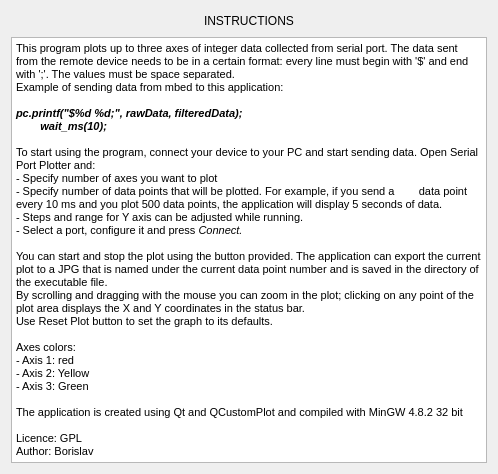
<?xml version="1.0" encoding="UTF-8"?>
<ui version="4.0">
 <class>HelpWindow</class>
 <widget class="QDialog" name="HelpWindow">
  <property name="geometry">
   <rect>
    <x>0</x>
    <y>0</y>
    <width>498</width>
    <height>474</height>
   </rect>
  </property>
  <property name="windowTitle">
   <string>Dialog</string>
  </property>
  <layout class="QGridLayout" name="gridLayout">
   <item row="0" column="0">
    <layout class="QHBoxLayout" name="horizontalLayout">
     <item>
      <spacer name="horizontalSpacer">
       <property name="orientation">
        <enum>Qt::Horizontal</enum>
       </property>
       <property name="sizeHint" stdset="0">
        <size>
         <width>40</width>
         <height>20</height>
        </size>
       </property>
      </spacer>
     </item>
     <item>
      <widget class="QLabel" name="label">
       <property name="text">
        <string>INSTRUCTIONS</string>
       </property>
      </widget>
     </item>
     <item>
      <spacer name="horizontalSpacer_2">
       <property name="orientation">
        <enum>Qt::Horizontal</enum>
       </property>
       <property name="sizeHint" stdset="0">
        <size>
         <width>40</width>
         <height>20</height>
        </size>
       </property>
      </spacer>
     </item>
    </layout>
   </item>
   <item row="1" column="0">
    <widget class="QTextEdit" name="textEdit">
     <property name="readOnly">
      <bool>true</bool>
     </property>
     <property name="html">
      <string>&lt;!DOCTYPE HTML PUBLIC &quot;-//W3C//DTD HTML 4.0//EN&quot; &quot;http://www.w3.org/TR/REC-html40/strict.dtd&quot;&gt;
&lt;html&gt;&lt;head&gt;&lt;meta name=&quot;qrichtext&quot; content=&quot;1&quot; /&gt;&lt;style type=&quot;text/css&quot;&gt;
p, li { white-space: pre-wrap; }
&lt;/style&gt;&lt;/head&gt;&lt;body style=&quot; font-family:'Ubuntu'; font-size:11pt; font-weight:400; font-style:normal;&quot;&gt;
&lt;p style=&quot; margin-top:0px; margin-bottom:0px; margin-left:0px; margin-right:0px; -qt-block-indent:0; text-indent:0px;&quot;&gt;&lt;span style=&quot; font-family:'MS Shell Dlg 2'; font-size:8pt;&quot;&gt;This program plots up to three axes of integer data collected from serial port. The data sent from the remote device needs to be in a certain format: every line must begin with '$' and end with ';'. The values must be space separated.&lt;/span&gt;&lt;/p&gt;
&lt;p style=&quot; margin-top:0px; margin-bottom:0px; margin-left:0px; margin-right:0px; -qt-block-indent:0; text-indent:0px;&quot;&gt;&lt;span style=&quot; font-family:'MS Shell Dlg 2'; font-size:8pt;&quot;&gt;Example of sending data from mbed to this application:&lt;/span&gt;&lt;/p&gt;
&lt;p style=&quot;-qt-paragraph-type:empty; margin-top:0px; margin-bottom:0px; margin-left:0px; margin-right:0px; -qt-block-indent:0; text-indent:0px; font-family:'MS Shell Dlg 2'; font-size:8pt;&quot;&gt;&lt;br /&gt;&lt;/p&gt;
&lt;p style=&quot; margin-top:0px; margin-bottom:0px; margin-left:0px; margin-right:0px; -qt-block-indent:0; text-indent:0px;&quot;&gt;&lt;span style=&quot; font-family:'MS Shell Dlg 2'; font-size:8pt; font-weight:600; font-style:italic;&quot;&gt;pc.printf(&amp;quot;$%d %d;&amp;quot;, rawData, filteredData);&lt;/span&gt;&lt;/p&gt;
&lt;p style=&quot; margin-top:0px; margin-bottom:0px; margin-left:0px; margin-right:0px; -qt-block-indent:0; text-indent:0px;&quot;&gt;&lt;span style=&quot; font-family:'MS Shell Dlg 2'; font-size:8pt; font-weight:600; font-style:italic;&quot;&gt;        wait_ms(10);&lt;/span&gt;&lt;/p&gt;
&lt;p style=&quot;-qt-paragraph-type:empty; margin-top:0px; margin-bottom:0px; margin-left:0px; margin-right:0px; -qt-block-indent:0; text-indent:0px; font-family:'MS Shell Dlg 2'; font-size:8pt;&quot;&gt;&lt;br /&gt;&lt;/p&gt;
&lt;p style=&quot; margin-top:0px; margin-bottom:0px; margin-left:0px; margin-right:0px; -qt-block-indent:0; text-indent:0px;&quot;&gt;&lt;span style=&quot; font-family:'MS Shell Dlg 2'; font-size:8pt;&quot;&gt;To start using the program, connect your device to your PC and start sending data. Open Serial Port Plotter and:&lt;/span&gt;&lt;/p&gt;
&lt;p style=&quot; margin-top:0px; margin-bottom:0px; margin-left:0px; margin-right:0px; -qt-block-indent:0; text-indent:0px;&quot;&gt;&lt;span style=&quot; font-family:'MS Shell Dlg 2'; font-size:8pt;&quot;&gt;- Specify number of axes you want to plot&lt;/span&gt;&lt;/p&gt;
&lt;p style=&quot; margin-top:0px; margin-bottom:0px; margin-left:0px; margin-right:0px; -qt-block-indent:0; text-indent:0px;&quot;&gt;&lt;span style=&quot; font-family:'MS Shell Dlg 2'; font-size:8pt;&quot;&gt;- Specify number of data points that will be plotted. For example, if you send a        data point every 10 ms and you plot 500 data points, the application will display 5 seconds of data. &lt;/span&gt;&lt;/p&gt;
&lt;p style=&quot; margin-top:0px; margin-bottom:0px; margin-left:0px; margin-right:0px; -qt-block-indent:0; text-indent:0px;&quot;&gt;&lt;span style=&quot; font-family:'MS Shell Dlg 2'; font-size:8pt;&quot;&gt;- Steps and range for Y axis can be adjusted while running.&lt;/span&gt;&lt;/p&gt;
&lt;p style=&quot; margin-top:0px; margin-bottom:0px; margin-left:0px; margin-right:0px; -qt-block-indent:0; text-indent:0px;&quot;&gt;&lt;span style=&quot; font-family:'MS Shell Dlg 2'; font-size:8pt;&quot;&gt;- Select a port, configure it and press&lt;/span&gt;&lt;span style=&quot; font-family:'MS Shell Dlg 2'; font-size:8pt; font-style:italic;&quot;&gt; Connect.&lt;/span&gt;&lt;/p&gt;
&lt;p style=&quot;-qt-paragraph-type:empty; margin-top:0px; margin-bottom:0px; margin-left:0px; margin-right:0px; -qt-block-indent:0; text-indent:0px; font-family:'MS Shell Dlg 2'; font-size:8pt; font-style:italic;&quot;&gt;&lt;br /&gt;&lt;/p&gt;
&lt;p style=&quot; margin-top:0px; margin-bottom:0px; margin-left:0px; margin-right:0px; -qt-block-indent:0; text-indent:0px;&quot;&gt;&lt;span style=&quot; font-family:'MS Shell Dlg 2'; font-size:8pt;&quot;&gt;You can start and stop the plot using the button provided. The application can export the current plot to a JPG that is named under the current data point number and is saved in the directory of the executable file. &lt;/span&gt;&lt;/p&gt;
&lt;p style=&quot; margin-top:0px; margin-bottom:0px; margin-left:0px; margin-right:0px; -qt-block-indent:0; text-indent:0px;&quot;&gt;&lt;span style=&quot; font-family:'MS Shell Dlg 2'; font-size:8pt;&quot;&gt;By scrolling and dragging with the mouse you can zoom in the plot; clicking on any point of the plot area displays the X and Y coordinates in the status bar. &lt;/span&gt;&lt;/p&gt;
&lt;p style=&quot; margin-top:0px; margin-bottom:0px; margin-left:0px; margin-right:0px; -qt-block-indent:0; text-indent:0px;&quot;&gt;&lt;span style=&quot; font-family:'MS Shell Dlg 2'; font-size:8pt;&quot;&gt;Use Reset Plot button to set the graph to its defaults. &lt;/span&gt;&lt;/p&gt;
&lt;p style=&quot;-qt-paragraph-type:empty; margin-top:0px; margin-bottom:0px; margin-left:0px; margin-right:0px; -qt-block-indent:0; text-indent:0px; font-family:'MS Shell Dlg 2'; font-size:8pt;&quot;&gt;&lt;br /&gt;&lt;/p&gt;
&lt;p style=&quot; margin-top:0px; margin-bottom:0px; margin-left:0px; margin-right:0px; -qt-block-indent:0; text-indent:0px;&quot;&gt;&lt;span style=&quot; font-family:'MS Shell Dlg 2'; font-size:8pt;&quot;&gt;Axes colors:&lt;/span&gt;&lt;/p&gt;
&lt;p style=&quot; margin-top:0px; margin-bottom:0px; margin-left:0px; margin-right:0px; -qt-block-indent:0; text-indent:0px;&quot;&gt;&lt;span style=&quot; font-family:'MS Shell Dlg 2'; font-size:8pt;&quot;&gt;- Axis 1: red&lt;/span&gt;&lt;/p&gt;
&lt;p style=&quot; margin-top:0px; margin-bottom:0px; margin-left:0px; margin-right:0px; -qt-block-indent:0; text-indent:0px;&quot;&gt;&lt;span style=&quot; font-family:'MS Shell Dlg 2'; font-size:8pt;&quot;&gt;- Axis 2: Yellow&lt;/span&gt;&lt;/p&gt;
&lt;p style=&quot; margin-top:0px; margin-bottom:0px; margin-left:0px; margin-right:0px; -qt-block-indent:0; text-indent:0px;&quot;&gt;&lt;span style=&quot; font-family:'MS Shell Dlg 2'; font-size:8pt;&quot;&gt;- Axis 3: Green&lt;/span&gt;&lt;/p&gt;
&lt;p style=&quot;-qt-paragraph-type:empty; margin-top:0px; margin-bottom:0px; margin-left:0px; margin-right:0px; -qt-block-indent:0; text-indent:0px; font-family:'MS Shell Dlg 2'; font-size:8pt;&quot;&gt;&lt;br /&gt;&lt;/p&gt;
&lt;p style=&quot; margin-top:0px; margin-bottom:0px; margin-left:0px; margin-right:0px; -qt-block-indent:0; text-indent:0px;&quot;&gt;&lt;span style=&quot; font-family:'MS Shell Dlg 2'; font-size:8pt;&quot;&gt;The application is created using Qt and QCustomPlot and compiled with MinGW 4.8.2 32 bit&lt;/span&gt;&lt;/p&gt;
&lt;p style=&quot;-qt-paragraph-type:empty; margin-top:0px; margin-bottom:0px; margin-left:0px; margin-right:0px; -qt-block-indent:0; text-indent:0px; font-family:'MS Shell Dlg 2'; font-size:8pt;&quot;&gt;&lt;br /&gt;&lt;/p&gt;
&lt;p style=&quot; margin-top:0px; margin-bottom:0px; margin-left:0px; margin-right:0px; -qt-block-indent:0; text-indent:0px;&quot;&gt;&lt;span style=&quot; font-family:'MS Shell Dlg 2'; font-size:8pt;&quot;&gt;Licence: GPL&lt;/span&gt;&lt;/p&gt;
&lt;p style=&quot; margin-top:0px; margin-bottom:0px; margin-left:0px; margin-right:0px; -qt-block-indent:0; text-indent:0px;&quot;&gt;&lt;span style=&quot; font-family:'MS Shell Dlg 2'; font-size:8pt;&quot;&gt;Author: Borislav&lt;/span&gt;&lt;/p&gt;&lt;/body&gt;&lt;/html&gt;</string>
     </property>
    </widget>
   </item>
  </layout>
 </widget>
 <resources/>
 <connections/>
</ui>
